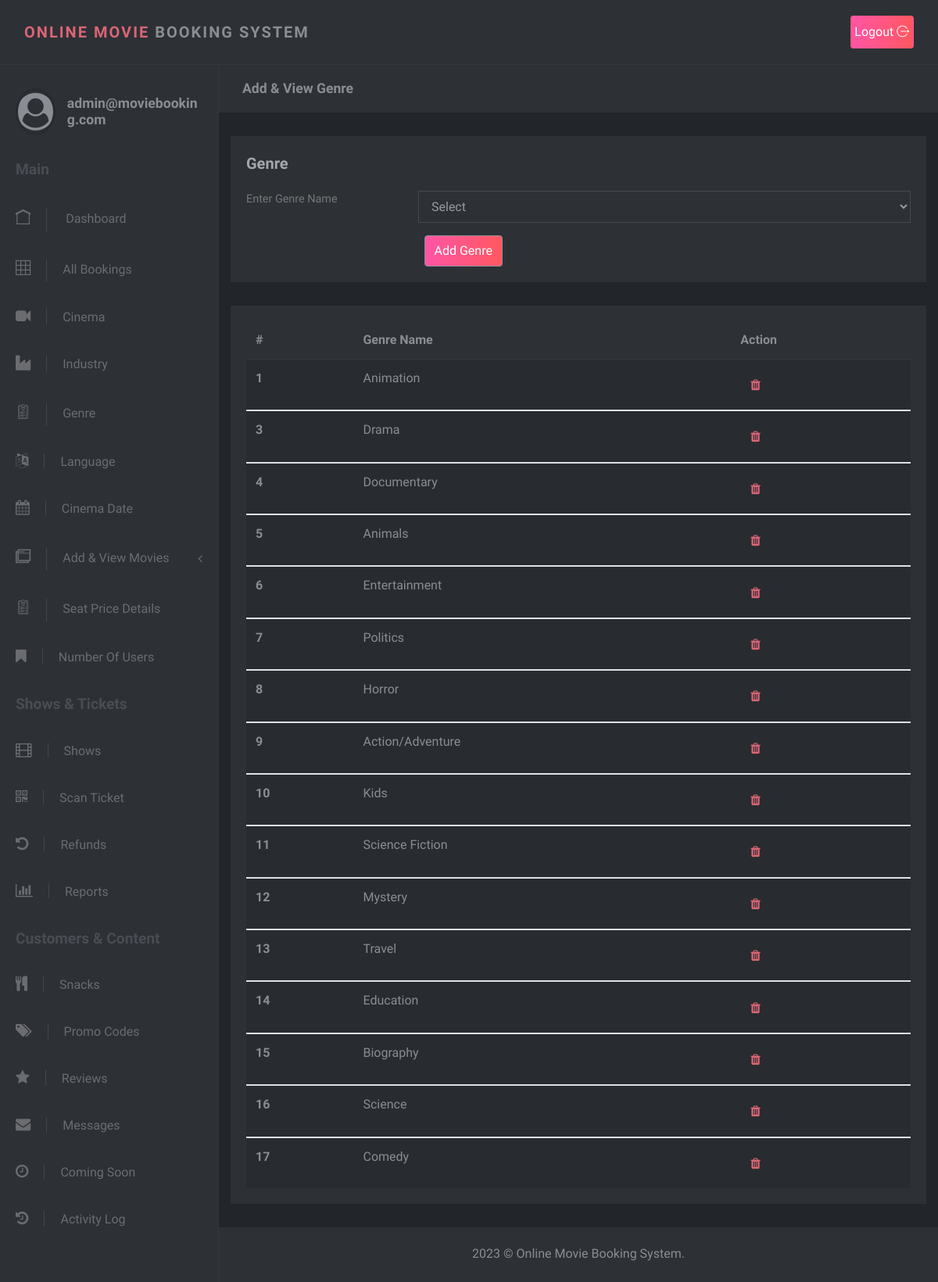
Page /Admin/genre.php (signed in) on the committed database.
### tables this page shows
CREATE TABLE `genre` (
  `gen_id` int(11) NOT NULL,
  `genre_name` varchar(200) NOT NULL
);

### Admin/genre.php (the view, shortened to what this page needs)
<?php
include('admin_header.php');
?>
<div class="page-content">
        <div class="page-header">
          <div class="container-fluid">
            <h2 class="h5 no-margin-bottom">Add & View Genre</h2>
          </div>
        </div>
<div class="col-lg-12">
                <div class="block">
                  <div class="title"><strong>Genre</strong></div>
                  <div class="block-body">
                    <form class="form-horizontal" method="post" action="">
                    <div class="form-group row">
                        <label class="col-sm-3 form-control-label">Enter Genre Name</label>
                        <div class="col-sm-9">
                        <select  class="form-control" name="genre_name">
                          <option disabled selected>Select</option>
                          </select>
                        </div>
                      </div>
                      <div class="col-sm-9 ml-auto">
                          <button type="submit" class="btn btn-secondary" style="background-image: linear-gradient(90deg, #ff55a5 0%, #ff5860 100%);" name="genre_btn">Add Genre</button>
                        </div>
                    </form>
                  </div>
                </div>
              </div>
<div class="col-lg-12 ">
                <div class="block">
                  <div class="table-responsive">
                    <table class="table table-striped table-hover">
                      <thead>
                        <tr>
                          <th>#</th>
                          <th>Genre Name</th>
                          <th>Action</th>
                        </tr>
                      </thead>
                        <?php
                              $genre_result=mysqli_query($con,"select * from genre");
                                 foreach($genre_result as $genre_data){
                            echo "
                            <tbody>
                                <tr>
                                    <th scope='row'>  $genre_data[gen_id]</th>
                                    <td> $genre_data[genre_name] </td>
                                     <td>
                                        <a href='gen_del.php?gen=$genre_data[gen_id]'><i class='fa fa-trash btn'></i></a>
                                     </td>
                                </tr>
                            </tbody>
                                 ";
                            }
                      ?>
                    </table>
                  </div>
                </div>
              </div>
<?php
include('admin_footer.php');
?>

### Admin/css/style.default.css (style rules this page uses)
body { position: relative; }
a { -webkit-transition: all 0.3s; transition: all 0.3s; display: inline-block; }
button { cursor: pointer; }
i, span, strong { display: inline-block; }
.no-margin-bottom { margin-bottom: 0 !important; }
.block { padding: 20px; background: #2d3035; color: #8a8d93; margin-bottom: 30px; }
.page-content { position: relative; background: #22252a; min-height: 100vh; width: calc(100% - 280px); padding: 0; padding-bottom: 70px; }
.page-header { padding: 20px 15px; background: #2d3035; color: #8a8d93; margin-bottom: 30px; }
.block .title { margin-bottom: 20px; }
.block .title strong:first-child { font-size: 1.25rem; color: #a5a7ab; }
.form-control { height: calc(2.4rem + 2px); border: 1px solid #444951; background: transparent; border-radius: 0; color: #979a9f; padding: 0.45rem 0.75rem; }
.form-control-label { color: #777; }
button, input[type='submit'] { cursor: pointer; font-family: inherit; font-weight: 300 !important; }
form label { font-size: .9rem; color: #8a8d93; }
.table { margin-bottom: 0; }
.table td, .table th { border-color: #343a40; }
.table thead th { border: none; }
.table-striped tbody tr { -webkit-transition: all 0.3s; transition: all 0.3s; }
.table-striped tbody tr:nth-of-type(odd) { background-color: #282b2f; }
.btn { font-weight: 400; border: 1px solid transparent; padding: 0.45rem 0.75rem; font-size: 1rem; line-height: 1.5; border-radius: 0.25rem; -webkit-transition: color 0.15s ease-in-out, background-color 0.15s ease-in-out, border-color 0.15s ease-in-out, -webkit-box-shadow 0.15s ease-in-out; transition: color 0.15s ease-in-out, background-color 0.15s ease-in-out, border-color 0.15s ease-in-out, -webkit-box-shadow 0.15s ease-in-out; transition: color 0.15s ease-in-out, background-color 0.15s ease-in-out, border-color 0.15s ease-in-out, box-shadow 0.15s ease-in-out; transition: color 0.15s ease-in-out, background-color 0.15s ease-in-out, border-color 0.15s ease-in-out, box-shadow 0.15s ease-in-out, -webkit-box-shadow 0.15s ease-in-out; }
.btn-secondary { color: color-yiq(#868e96); background-color: #868e96; border-color: #868e96; }
body { font-family: "Muli", sans-serif; font-size: 1rem; font-weight: 400; line-height: 1.5; color: #8a8d93; background-color: #fff; }
a { color: #DB6574; text-decoration: none; }
h1, h2, h3, h4, h5, h6, .h1, .h2, .h3, .h4, .h5, .h6 { margin-bottom: 0.5rem; font-family: inherit; font-weight: 700; line-height: 1.2; color: inherit; }
h2, .h2 { font-size: 1.7rem; }
h5, .h5 { font-size: 1.1rem; }

### rows in the picture
genre: gen_id "1", genre_name "Animation"
genre: gen_id "3", genre_name "Drama"
genre: gen_id "4", genre_name "Documentary"
genre: gen_id "5", genre_name "Animals"
genre: gen_id "6", genre_name "Entertainment"
genre: gen_id "7", genre_name "Politics"
genre: gen_id "8", genre_name "Horror"
genre: gen_id "9", genre_name "Action/Adventure"
genre: gen_id "10", genre_name "Kids"
genre: gen_id "11", genre_name "Science Fiction"
genre: gen_id "12", genre_name "Mystery"
genre: gen_id "13", genre_name "Travel"
genre: gen_id "14", genre_name "Education"
genre: gen_id "15", genre_name "Biography"
genre: gen_id "16", genre_name "Science"
genre: gen_id "17", genre_name "Comedy"

### other values in the picture
isset($_SESSION['admin']) ? $_SESSION['admin'] : 'Admin' "admin@moviebooking.com"
